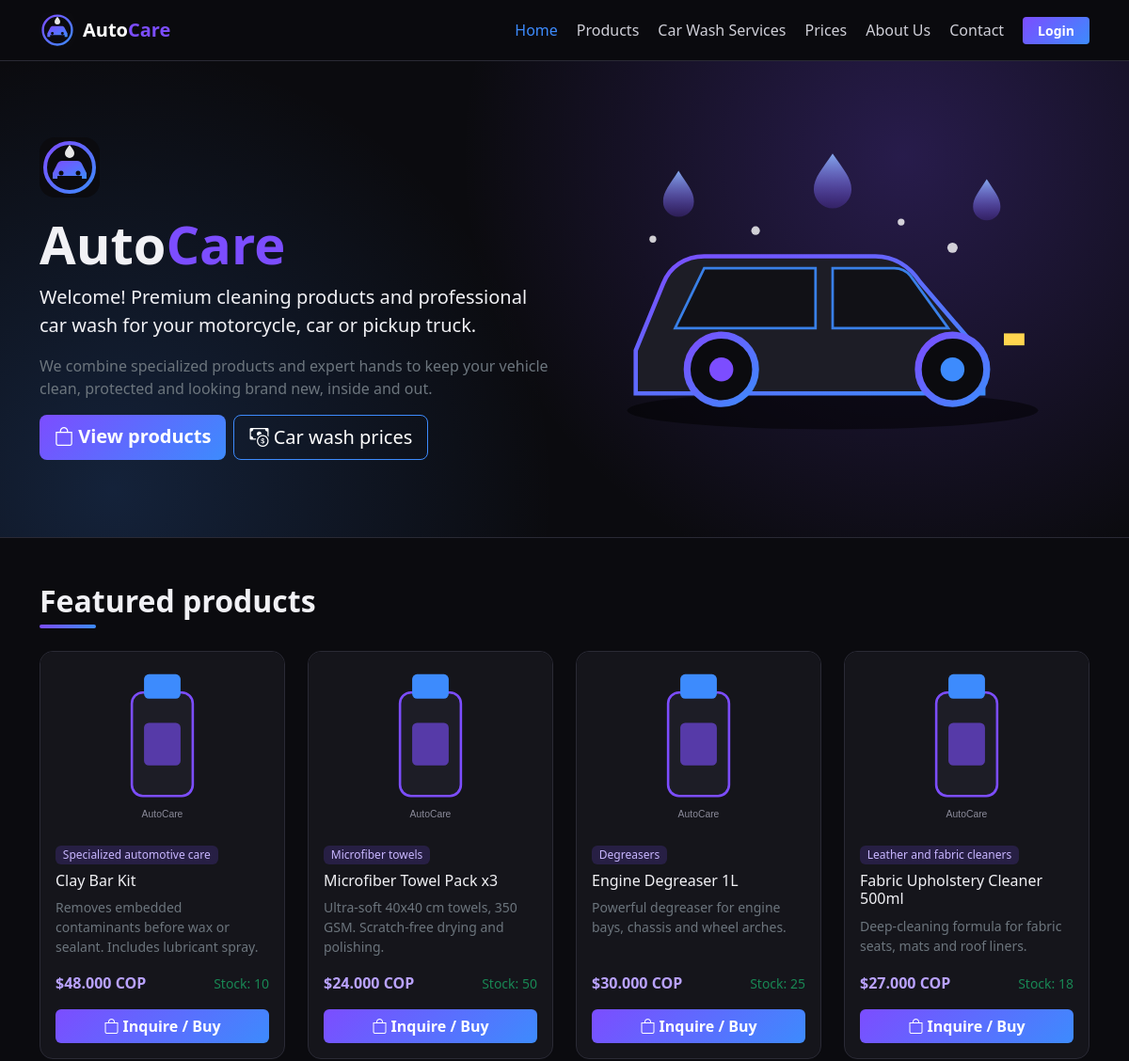
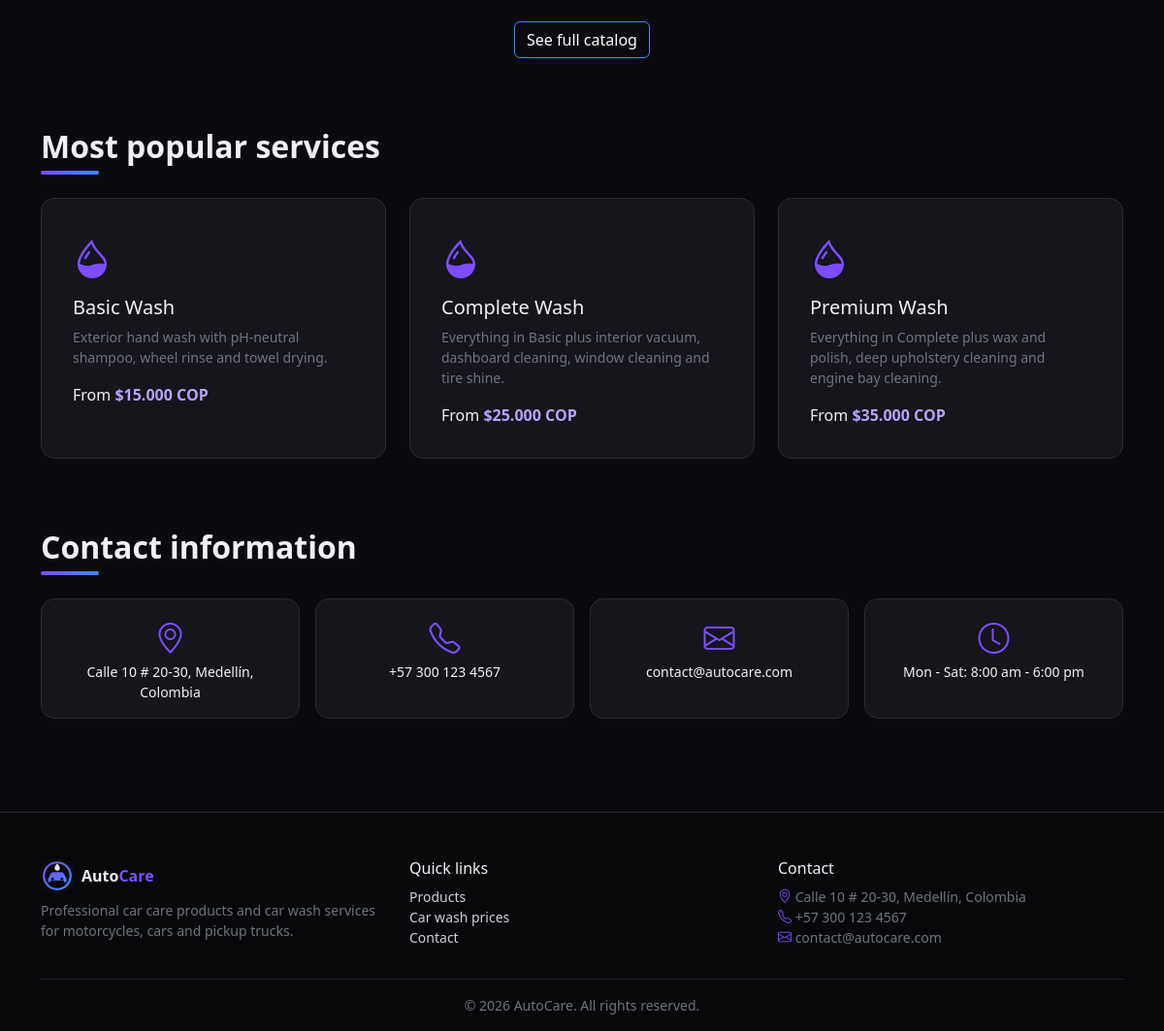
The page / on the database its author committed (2 pictures, top to bottom).
### tables this page shows
CREATE TABLE productos (
  id INT UNSIGNED AUTO_INCREMENT PRIMARY KEY,
  nombre VARCHAR(120) NOT NULL,
  descripcion TEXT NULL,
  precio DECIMAL(10,2) NOT NULL DEFAULT 0,
  stock INT UNSIGNED NOT NULL DEFAULT 0,
  imagen VARCHAR(255) NULL,
  categoria_id INT UNSIGNED NOT NULL,
  creado_en TIMESTAMP NOT NULL DEFAULT CURRENT_TIMESTAMP,
  CONSTRAINT fk_prod_cat FOREIGN KEY (categoria_id) REFERENCES categorias(id) ON DELETE RESTRICT ON UPDATE CASCADE
);

CREATE TABLE categorias (
  id INT UNSIGNED AUTO_INCREMENT PRIMARY KEY,
  nombre VARCHAR(100) NOT NULL UNIQUE,
  descripcion VARCHAR(255) NULL
);

CREATE TABLE servicios (
  id INT UNSIGNED AUTO_INCREMENT PRIMARY KEY,
  nombre VARCHAR(100) NOT NULL,
  descripcion TEXT NULL,
  activo TINYINT(1) NOT NULL DEFAULT 1
);

### config/conexion.php (called while the page is built, shortened)
<?php
function e($v) { return htmlspecialchars((string)$v, ENT_QUOTES, 'UTF-8'); }
function cop($n) { return '$' . number_format((float)$n, 0, ',', '.') . ' COP'; }

### includes/tarjeta_producto.php (the view)
<?php
function tarjeta_producto(array $p) {
    $img = $p['imagen'] ? BASE_URL . 'assets/img/productos/' . e($p['imagen']) : BASE_URL . 'assets/img/placeholder.svg';
    $hay = (int)$p['stock'] > 0;
    ?>
    <div class="col-sm-6 col-lg-3 producto-item" data-texto="<?= e(strtolower($p['nombre'] . ' ' . $p['categoria'])) ?>">
      <div class="card product-card h-100">
        <img src="<?= $img ?>" class="card-img-top" alt="<?= e($p['nombre']) ?>">
        <div class="card-body d-flex flex-column">
          <span class="badge badge-cat align-self-start mb-2"><?= e($p['categoria']) ?></span>
          <h5 class="card-title h6"><?= e($p['nombre']) ?></h5>
          <p class="small text-secondary flex-grow-1"><?= e($p['descripcion']) ?></p>
          <div class="d-flex justify-content-between align-items-center mb-3">
            <strong class="price"><?= cop($p['precio']) ?></strong>
            <small class="<?= $hay ? 'text-success' : 'text-danger' ?>"><?= $hay ? 'Stock: ' . (int)$p['stock'] : 'Out of stock' ?></small>
          </div>
          <?php if ($hay): ?>
            <button class="btn btn-accent w-100 btn-consultar" data-bs-toggle="modal" data-bs-target="#modalProducto"
              data-id="<?= (int)$p['id'] ?>" data-nombre="<?= e($p['nombre']) ?>" data-stock="<?= (int)$p['stock'] ?>">
              <i class="bi bi-bag"></i> Inquire / Buy</button>
          <?php else: ?>
            <button class="btn btn-secondary w-100" disabled>Out of stock</button>
          <?php endif; ?>
        </div>
      </div>
    </div>
    <?php
}

### includes/header.php (shortened to what this page needs)
<?php require_once __DIR__ . '/../config/conexion.php'; $pageTitle = $pageTitle ?? 'AutoCare'; ?>
<!DOCTYPE html>
<html lang="en" data-bs-theme="dark">
<head>
<link href="https://cdn.jsdelivr.net/npm/bootstrap@5.3.3/dist/css/bootstrap.min.css" rel="stylesheet">
<link href="https://cdn.jsdelivr.net/npm/bootstrap-icons@1.11.3/font/bootstrap-icons.min.css" rel="stylesheet">
<link href="<?= BASE_URL ?>assets/css/estilos.css" rel="stylesheet">
</head>
<body>
<?php include __DIR__ . '/navbar.php'; ?>

### includes/navbar.php (shortened to what this page needs)
<?php
$cur = basename($_SERVER['SCRIPT_NAME']);
$u = $_SESSION['user'] ?? null;
$items = ['index.php' => 'Home', 'productos.php' => 'Products', 'servicios.php' => 'Car Wash Services',
          'precios.php' => 'Prices', 'nosotros.php' => 'About Us', 'contacto.php' => 'Contact'];
?>
<nav class="navbar navbar-expand-lg sticky-top">
  <div class="container">
    <a class="navbar-brand d-flex align-items-center gap-2" href="<?= BASE_URL ?>index.php">
      <img src="<?= BASE_URL ?>assets/img/logo.svg" width="38" height="38" alt="AutoCare logo">
      <span class="fw-bold">Auto<span class="text-accent">Care</span></span>
    </a>
    <div class="collapse navbar-collapse" id="nav">
      <ul class="navbar-nav ms-auto align-items-lg-center gap-lg-1">
        <?php foreach ($items as $file => $label): ?>
          <li class="nav-item"><a class="nav-link <?= $cur === $file ? 'active' : '' ?>" href="<?= BASE_URL . $file ?>"><?= $label ?></a></li>
        <?php endforeach; ?>
        <?php if ($u): ?>
          <?php if ($u['rol'] === 'admin'): ?>
            <li class="nav-item"><a class="nav-link" href="<?= BASE_URL ?>admin/dashboard.php"><i class="bi bi-gear"></i> Admin</a></li>
          <?php endif; ?>
          <li class="nav-item"><a class="btn btn-outline-accent btn-sm ms-lg-2" href="<?= BASE_URL ?>logout.php">Logout (<?= e(explode(' ', $u['nombre'])[0]) ?>)</a></li>
        <?php else: ?>
          <li class="nav-item"><a class="btn btn-accent btn-sm ms-lg-2 px-3" href="<?= BASE_URL ?>login.php">Login</a></li>
        <?php endif; ?>
      </ul>
    </div>
  </div>
</nav>

### index.php (shortened to what this page needs)
<?php
require_once __DIR__ . '/includes/header.php';
require_once __DIR__ . '/includes/tarjeta_producto.php';
$destacados = $pdo->query('SELECT p.*, c.nombre AS categoria FROM productos p JOIN categorias c ON c.id = p.categoria_id WHERE p.stock > 0 ORDER BY p.id DESC LIMIT 4')->fetchAll();
$servicios = $pdo->query('SELECT s.*, MIN(pl.precio) AS desde FROM servicios s LEFT JOIN precios_lavado pl ON pl.servicio_id = s.id WHERE s.activo = 1 GROUP BY s.id ORDER BY desde LIMIT 3')->fetchAll();
?>
<header class="hero">
  <div class="container">
    <div class="row align-items-center g-4">
      <div class="col-lg-6">
        <img src="<?= BASE_URL ?>assets/img/logo.svg" width="64" class="mb-3" alt="AutoCare logo">
        <h1 class="display-4 fw-bold">Auto<span class="text-accent">Care</span></h1>
        <p class="lead">Welcome! Premium cleaning products and professional car wash for your motorcycle, car or pickup truck.</p>
        <p class="text-secondary">We combine specialized products and expert hands to keep your vehicle clean, protected and looking brand new, inside and out.</p>
        <div class="d-flex flex-wrap gap-2">
          <a href="<?= BASE_URL ?>productos.php" class="btn btn-accent btn-lg"><i class="bi bi-bag"></i> View products</a>
          <a href="<?= BASE_URL ?>precios.php" class="btn btn-outline-accent btn-lg"><i class="bi bi-cash-coin"></i> Car wash prices</a>
        </div>
      </div>
      <div class="col-lg-6 text-center"><img src="<?= BASE_URL ?>assets/img/hero.svg" class="img-fluid" alt="Car being washed"></div>
    </div>
  </div>
</header>
<section class="container py-5">
  <h2 class="section-title">Featured products</h2>
  <div class="row g-4">
    <?php foreach ($destacados as $p) { tarjeta_producto($p); } ?>
  </div>
  <div class="text-center mt-4"><a href="<?= BASE_URL ?>productos.php" class="btn btn-outline-accent">See full catalog</a></div>
</section>
<section class="container py-4">
  <h2 class="section-title">Most popular services</h2>
  <div class="row g-4">
    <?php foreach ($servicios as $s): ?>
      <div class="col-md-4"><div class="card h-100 p-3">
        <div class="card-body">
          <i class="bi bi-droplet-half fs-1 text-accent"></i>
          <h5 class="mt-2"><?= e($s['nombre']) ?></h5>
          <p class="text-secondary small"><?= e($s['descripcion']) ?></p>
          <?php if ($s['desde'] !== null): ?><p class="mb-0">From <strong class="price"><?= cop($s['desde']) ?></strong></p><?php endif; ?>
        </div>
      </div></div>
    <?php endforeach; ?>
  </div>
</section>
<section class="container py-5">
  <h2 class="section-title">Contact information</h2>
  <div class="row g-3 text-center">
    <div class="col-md-3"><div class="card p-3 h-100"><i class="bi bi-geo-alt fs-2 text-accent"></i><p class="mb-0 small"><?= e(NEGOCIO_DIR) ?></p></div></div>
    <div class="col-md-3"><div class="card p-3 h-100"><i class="bi bi-telephone fs-2 text-accent"></i><p class="mb-0 small"><?= e(NEGOCIO_TEL) ?></p></div></div>
    <div class="col-md-3"><div class="card p-3 h-100"><i class="bi bi-envelope fs-2 text-accent"></i><p class="mb-0 small"><?= e(NEGOCIO_EMAIL) ?></p></div></div>
    <div class="col-md-3"><div class="card p-3 h-100"><i class="bi bi-clock fs-2 text-accent"></i><p class="mb-0 small"><?= e(NEGOCIO_HORARIO) ?></p></div></div>
  </div>
</section>
<?php include __DIR__ . '/includes/modal_producto.php'; include __DIR__ . '/includes/footer.php'; ?>

### includes/footer.php (shortened to what this page needs)
<footer class="site-footer mt-5 pt-5 pb-3">
  <div class="container">
    <div class="row g-4">
      <div class="col-md-4">
        <div class="d-flex align-items-center gap-2 mb-2"><img src="<?= BASE_URL ?>assets/img/logo.svg" width="34" alt=""><strong>Auto<span class="text-accent">Care</span></strong></div>
        <p class="text-secondary small">Professional car care products and car wash services for motorcycles, cars and pickup trucks.</p>
      </div>
      <div class="col-md-4">
        <h6>Quick links</h6>
        <ul class="list-unstyled small">
          <li><a href="<?= BASE_URL ?>productos.php">Products</a></li>
          <li><a href="<?= BASE_URL ?>precios.php">Car wash prices</a></li>
          <li><a href="<?= BASE_URL ?>contacto.php">Contact</a></li>
        </ul>
      </div>
      <div class="col-md-4">
        <h6>Contact</h6>
        <ul class="list-unstyled small text-secondary">
          <li><i class="bi bi-geo-alt text-accent"></i> <?= e(NEGOCIO_DIR) ?></li>
          <li><i class="bi bi-telephone text-accent"></i> <?= e(NEGOCIO_TEL) ?></li>
          <li><i class="bi bi-envelope text-accent"></i> <?= e(NEGOCIO_EMAIL) ?></li>
        </ul>
      </div>
    </div>
    <hr class="border-secondary">
    <p class="text-center text-secondary small mb-0">&copy; <?= date('Y') ?> AutoCare. All rights reserved.</p>
  </div>
</footer>
</body>
</html>

### assets/css/estilos.css (style rules this page uses)
:root { --bg:#0b0b0f;--surface:#15151b;--surface2:#1d1d26;--line:#2a2a35;--accent:#7c4dff;--accent2:#3d8bfd }
[data-bs-theme=dark] { --bs-body-bg:var(--bg);--bs-body-color:#f1f1f5;--bs-border-color:var(--line) }
body { background:var(--bg);font-family:'Segoe UI',system-ui,-apple-system,sans-serif }
a { color:var(--accent2);text-decoration:none }
.text-accent { color:var(--accent)!important }
.price { color:#b9a2ff }
.navbar { background:rgba(11,11,15,.92);backdrop-filter:blur(8px);border-bottom:1px solid var(--line) }
.navbar .nav-link { color:#cfcfd8 }
.navbar .nav-link:hover,.navbar .nav-link.active { color:var(--accent2) }
.btn-accent { background:linear-gradient(135deg,var(--accent),var(--accent2));border:0;color:#fff;font-weight:600 }
.btn-outline-accent { border:1px solid var(--accent2);color:#fff }
.hero { padding:5rem 0;background:radial-gradient(circle at 80% 20%,rgba(124,77,255,.25),transparent 45%),radial-gradient(circle at 10% 90%,rgba(61,139,253,.18),transparent 40%),#0b0b0f;border-bottom:1px solid var(--line) }
.section-title { font-weight:700;margin-bottom:1.5rem;position:relative;padding-bottom:.6rem }
.section-title::after { content:"";position:absolute;left:0;bottom:0;width:60px;height:4px;border-radius:4px;background:linear-gradient(90deg,var(--accent),var(--accent2)) }
.card { background:var(--surface);border:1px solid var(--line);border-radius:14px }
.product-card { transition:transform .2s,border-color .2s }
.product-card .card-img-top { height:190px;object-fit:cover;background:#101015;border-radius:14px 14px 0 0 }
.badge-cat { background:rgba(124,77,255,.18);color:#c8b6ff;font-weight:500 }
.site-footer { background:#08080b;border-top:1px solid var(--line) }
.site-footer a { color:#cfcfd8 }

### rows shown on the page
productos: categoria.nombre "Specialized automotive care", nombre "Clay Bar Kit", descripcion "Removes embedded contaminants before wax or sealant. Includes lubricant spray.", precio "$48.000 COP", stock "10"
productos: categoria.nombre "Microfiber towels", nombre "Microfiber Towel Pack x3", descripcion "Ultra-soft 40x40 cm towels, 350 GSM. Scratch-free drying and polishing.", precio "$24.000 COP", stock "50"
productos: categoria.nombre "Degreasers", nombre "Engine Degreaser 1L", descripcion "Powerful degreaser for engine bays, chassis and wheel arches.", precio "$30.000 COP", stock "25"
productos: categoria.nombre "Leather and fabric cleaners", nombre "Fabric Upholstery Cleaner 500ml", descripcion "Deep-cleaning formula for fabric seats, mats and roof liners.", precio "$27.000 COP", stock "18"
servicios: nombre "Basic Wash", descripcion "Exterior hand wash with pH-neutral shampoo, wheel rinse and towel drying.", desde "$15.000 COP"
servicios: nombre "Complete Wash", descripcion "Everything in Basic plus interior vacuum, dashboard cleaning, window cleaning and tire shine.", desde "$25.000 COP"
servicios: nombre "Premium Wash", descripcion "Everything in Complete plus wax and polish, deep upholstery cleaning and engine bay cleaning.", desde "$35.000 COP"

### other values the page prints
$label "Home"
$label "Products"
$label "Car Wash Services"
$label "Prices"
$label "About Us"
$label "Contact"
NEGOCIO_DIR "Calle 10 # 20-30, Medellín, Colombia"
NEGOCIO_TEL "+57 300 123 4567"
NEGOCIO_EMAIL "contact@autocare.com"
NEGOCIO_HORARIO "Mon - Sat: 8:00 am - 6:00 pm"
